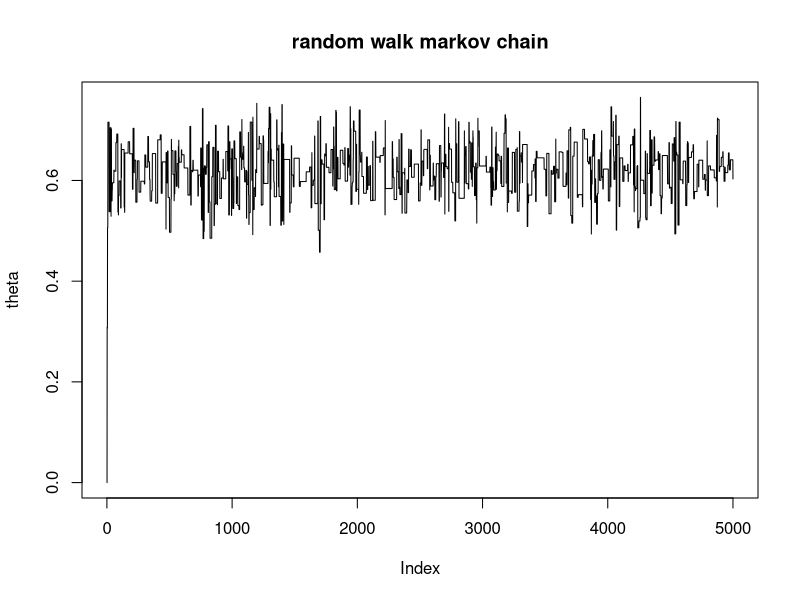
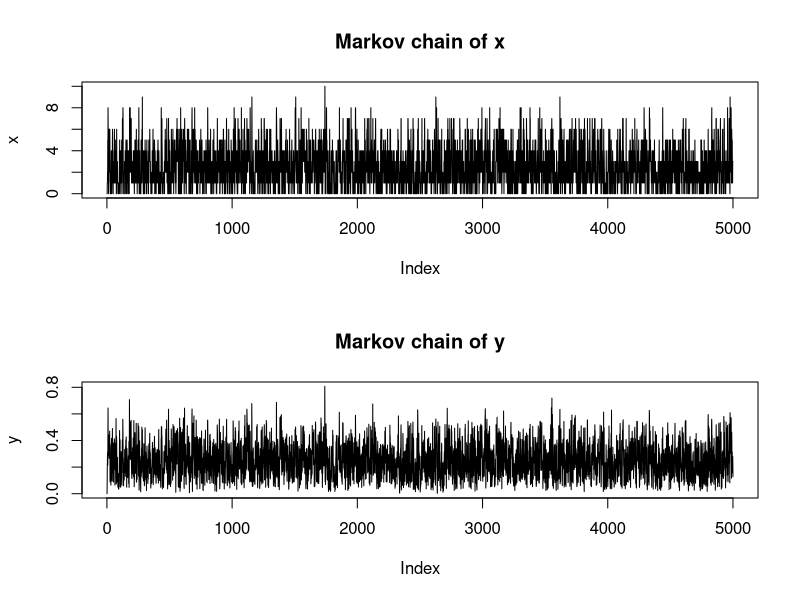
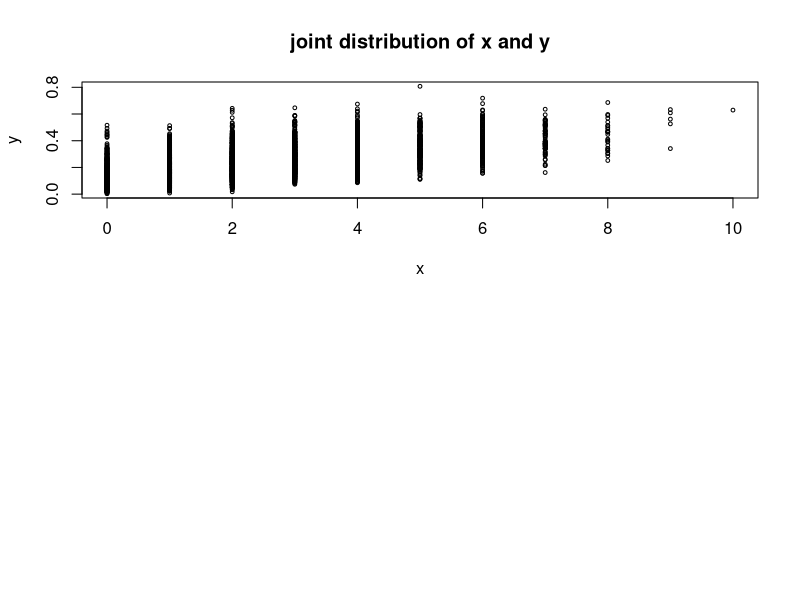
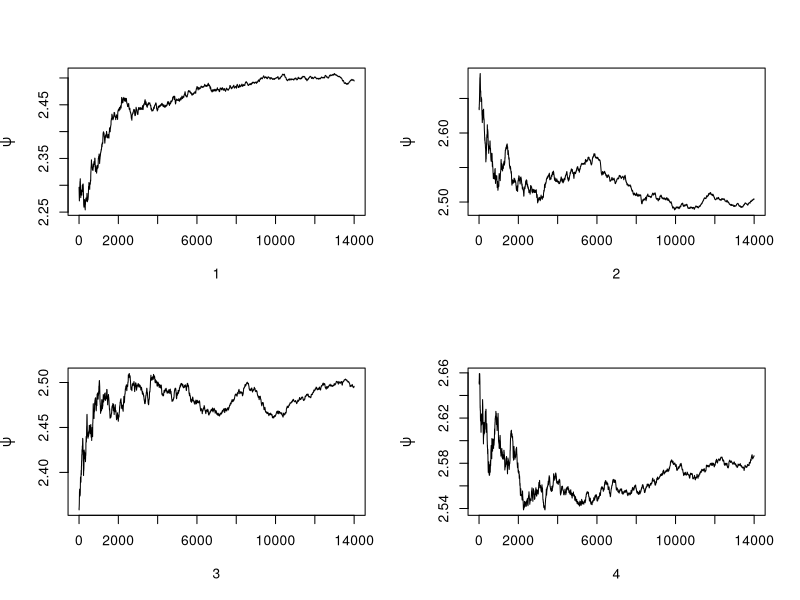
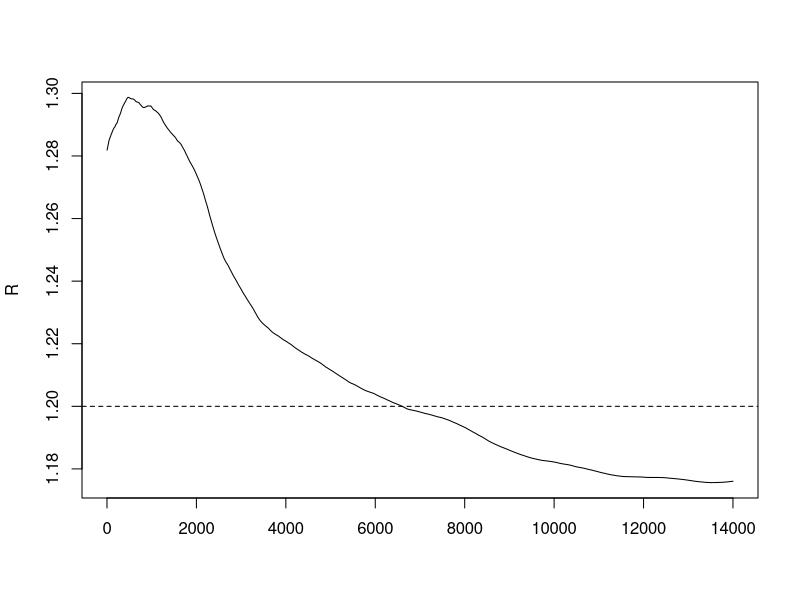
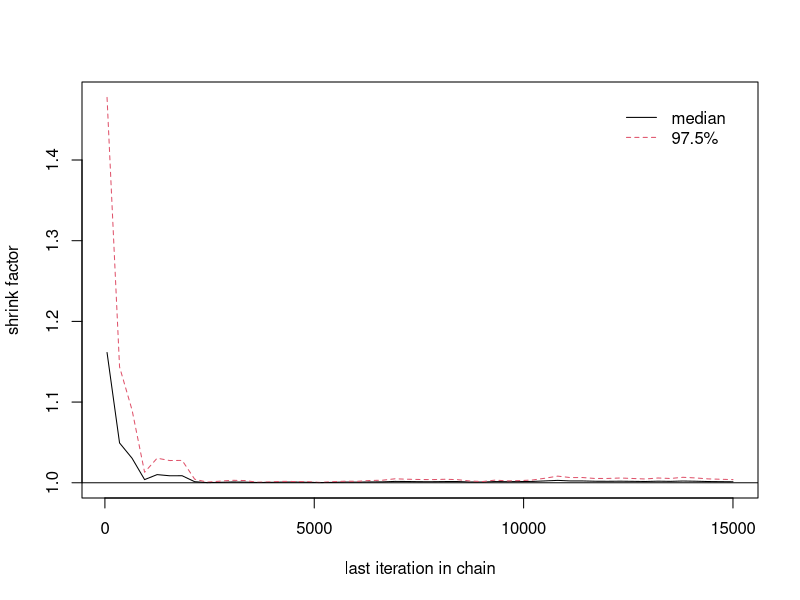
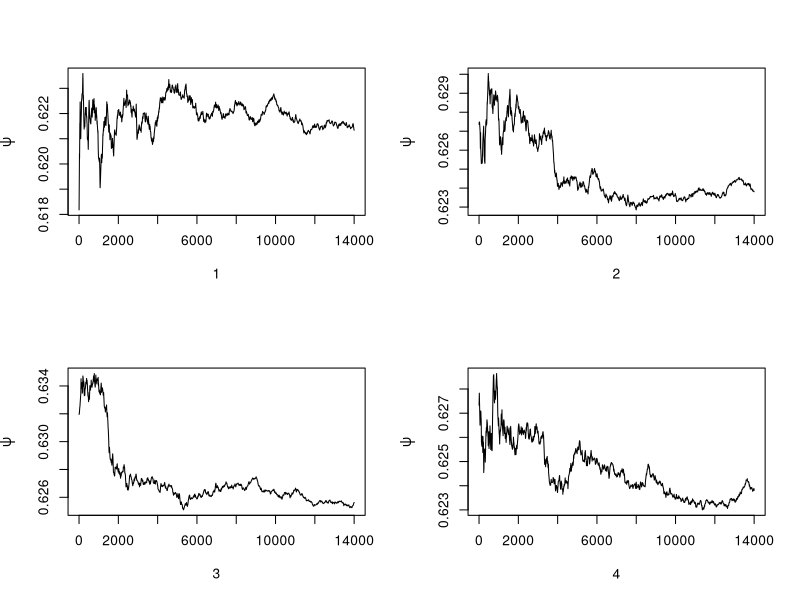
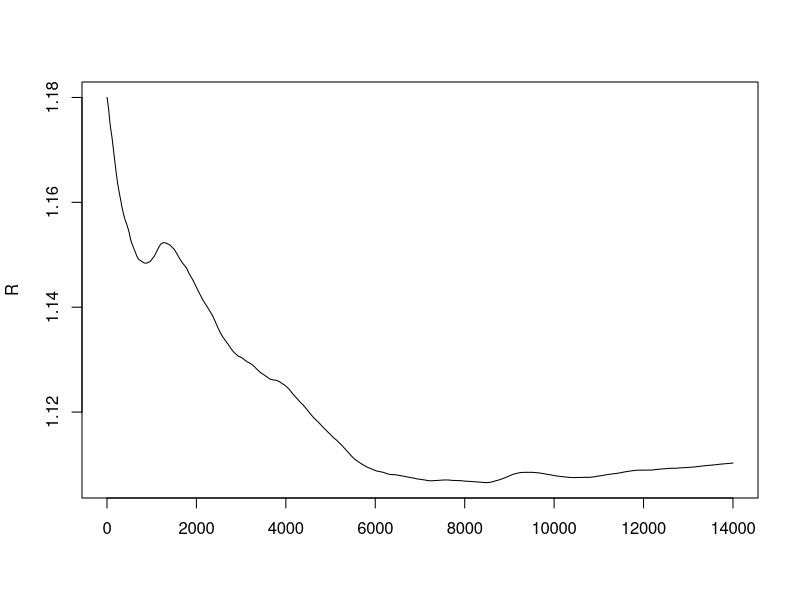

The R script that drew these images, in order:
## ---- chunk 1
library(coda)
knitr::opts_chunk$set(echo = TRUE)
## ---- chunk 2
set.seed(42)
# the length of the chain
N <- 5000
# initiate the chain
x0 <- 0

likelihood <- function(y) {
    if (y < 0 || y >= 1)
      return (0)
    return( (0.5+y/4)^125*(0.25-y/4)^38*(y/4)^34 )
  }

# random walk sampler
rw.Metropolis <- function(sigma, x0, N, f) {
  # the target function
  x <- numeric(N)
  x[1] <- x0
  u <- runif(N)
  k <- 0
  for (i in 2:N) {
    y <- rnorm(1, x[i-1], sigma)
    if (u[i] <= (f(y) / f(x[i-1])))
      x[i] <- y 
    else {
      x[i] <- x[i-1]
      k <- k + 1
    }
  }
  return(x)
}

x <- rw.Metropolis(0.5,x0,N,likelihood)
plot(x, type = "l",ylab = "theta",main = "random walk markov chain")
## ---- chunk 3
burnin <- 1000
mean(x[burnin:N])
## ---- chunk 4
set.seed(42)
# initiate constants and parameters
N <- 5000 # length of the chain
burn <- 1000 # burn-in length
X <- matrix(0, N, 2) # the chain
n <- 10
a <- 2
b <- 3

# gibbs sampler
X[1,] <- c(0,0)

for (i in 2:N) {
  x2 <- X[i-1, 2]
  X[i,1] <- rbinom(1, n, x2)
  x1 <- X[i, 1]
  X[i, 2] <- rbeta(1, x1+a, n-x+b)
}

par(mfrow = c(2,1))
plot(X[,1], type = "l", ylab = "x", main = "Markov chain of x")
plot(X[,2], type = "l", ylab = "y", main = "Markov chain of y")
## ---- chunk 5
b <- burn + 1
x <- X[b:N,]
plot(x, main = "joint distribution of x and y",, xlab = "x",
     ylab = "y", cex = 0.5)
## ---- chunk 6
Gelman.Rubin <- function(psi) {
  # psi[i,j] is the statistic psi(X[i,1:j])
  # for chain in i-th row of X
  psi <- as.matrix(psi)
  n <- ncol(psi)
  k <- nrow(psi)
  psi.means <- rowMeans(psi) #row means
  B <- n * var(psi.means) #between variance est.
  psi.w <- apply(psi, 1, "var") #within variances
  W <- mean(psi.w) #within est.
  v.hat <- W*(n-1)/n + (B/n) #upper variance est.
  r.hat <- v.hat / W #G-R statistic
  return(r.hat)
}

rayleigh.chain <- function(sigma, N, X1) {
  # generate a Metropolis chain for Rayleigh(sigma)
  # with chisq(Xt) proposal distribution
  # and starting value X1
  
  # the Rayleigh distribution pdf
  f <- function(x, sigma) {
    if (any(x < 0)) return (0)
    stopifnot(sigma > 0)
    return ((x / sigma^2) * exp(-x^2 / (2*sigma^2)))
  }
  
  # initiate the MC
  x <- numeric(N)
  # chi-square as proposal
  x[1] <- X1
  # generate uniform numbers
  u <- runif(N)
  
  for (i in 2:N) {
    xt <- x[i-1]
    y <- rchisq(1, df = xt)
    # numerator
    num <- f(y, sigma) * dchisq(xt, df = y)
    # denominator
    den <- f(xt, sigma) * dchisq(y, df = xt)
    if (u[i] <= num/den) x[i] <- y else {
      x[i] <- xt
    }
  }
  return (x)
}
## ---- chunk 7
set.seed(42)
# parameter for rayleigh distribution
sigma <- 2
# number of chains
k <- 4
# length of chains
N <- 15000
# burn in length
b <- 1000

# choose overdispersed initial values
x0 <- c(1,5,9,13)

# generate the chains
X <- matrix(0, nrow = k, ncol = N)
for (i in 1:k) 
  X[i,] <- rayleigh.chain(sigma, N, x0[i])

# compute the diagnostic statistics
psi <- t(apply(X, 1, cumsum))
for (i in 1:nrow(psi)) {
  psi[i,] <- psi[i,] / (1:ncol(psi))
}
print(Gelman.Rubin(psi))

#plot psi for the four chains
par(mfrow=c(2,2))
for (i in 1:k)
  plot(psi[i, (b+1):N], type="l", 
       xlab=i, ylab=bquote(psi))
par(mfrow=c(1,1)) #restore default

#plot the sequence of R-hat statistics
rhat <- rep(0, N)
for (j in (b+1):N)
  rhat[j] <- Gelman.Rubin(psi[,1:j])
plot(rhat[(b+1):N], type="l", xlab="", ylab="R")
abline(h=1.2, lty=2)
## ---- chunk 8
x1.mcmc <- mcmc(X[1,])
x2.mcmc <- mcmc(X[2,])
x3.mcmc <- mcmc(X[3,])
x4.mcmc <- mcmc(X[4,])
x.mcmc <- mcmc.list(x1.mcmc, x2.mcmc, x3.mcmc, x4.mcmc)

gelman.diag(x.mcmc)
gelman.plot(x.mcmc)
## ---- chunk 9
set.seed(42)
# number of chains
k <- 4
# length of chains
N <- 15000
# burn in length
b <- 1000

# choose overdispersed initial values
x0 <- c(0, 0.3, 0.6, 0.9)

# generate the chains
X <- matrix(0, nrow = k, ncol = N)
for (i in 1:k) 
  X[i,] <- rw.Metropolis(0.5, x0[i], N, likelihood)

# compute the diagnostic statistics
psi <- t(apply(X, 1, cumsum))
for (i in 1:nrow(psi)) {
  psi[i,] <- psi[i,] / (1:ncol(psi))
}
print(Gelman.Rubin(psi))

#plot psi for the four chains
par(mfrow=c(2,2))
for (i in 1:k)
  plot(psi[i, (b+1):N], type="l", 
       xlab=i, ylab=bquote(psi))
par(mfrow=c(1,1)) #restore default

#plot the sequence of R-hat statistics
rhat <- rep(0, N)
for (j in (b+1):N)
  rhat[j] <- Gelman.Rubin(psi[,1:j])
plot(rhat[(b+1):N], type="l", xlab="", ylab="R")
abline(h=1.2, lty=2)
## ---- chunk 10
x1.mcmc <- mcmc(X[1,])
x2.mcmc <- mcmc(X[2,])
x3.mcmc <- mcmc(X[3,])
x4.mcmc <- mcmc(X[4,])
x.mcmc <- mcmc.list(x1.mcmc, x2.mcmc, x3.mcmc, x4.mcmc)

gelman.diag(x.mcmc)
gelman.plot(x.mcmc)
